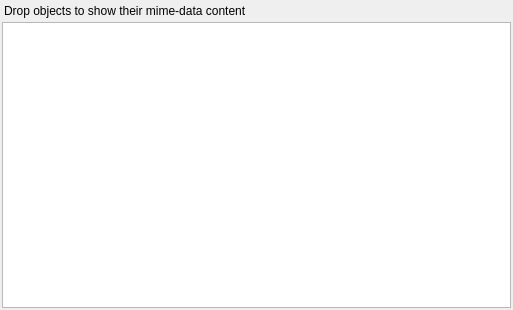
<?xml version="1.0" encoding="UTF-8"?>
<ui version="4.0">
 <class>Form</class>
 <widget class="QWidget" name="Form">
  <property name="geometry">
   <rect>
    <x>0</x>
    <y>0</y>
    <width>513</width>
    <height>310</height>
   </rect>
  </property>
  <property name="windowTitle">
   <string>Form</string>
  </property>
  <layout class="QVBoxLayout" name="verticalLayout">
   <property name="spacing">
    <number>2</number>
   </property>
   <property name="leftMargin">
    <number>2</number>
   </property>
   <property name="topMargin">
    <number>2</number>
   </property>
   <property name="rightMargin">
    <number>2</number>
   </property>
   <property name="bottomMargin">
    <number>2</number>
   </property>
   <item>
    <widget class="QFrame" name="btnBox">
     <property name="frameShape">
      <enum>QFrame::NoFrame</enum>
     </property>
     <property name="frameShadow">
      <enum>QFrame::Sunken</enum>
     </property>
     <layout class="QHBoxLayout" name="horizontalLayout">
      <property name="spacing">
       <number>0</number>
      </property>
      <property name="leftMargin">
       <number>2</number>
      </property>
      <property name="topMargin">
       <number>2</number>
      </property>
      <property name="rightMargin">
       <number>2</number>
      </property>
      <property name="bottomMargin">
       <number>2</number>
      </property>
      <item>
       <widget class="QLabel" name="label">
        <property name="text">
         <string>Drop objects to show their mime-data content</string>
        </property>
       </widget>
      </item>
     </layout>
    </widget>
   </item>
   <item>
    <widget class="MimeDataTextEdit" name="textEdit"/>
   </item>
  </layout>
 </widget>
 <customwidgets>
  <customwidget>
   <class>MimeDataTextEdit</class>
   <extends>QTextEdit</extends>
   <header>enmapbox.gui.dataviews.mimedatadock</header>
  </customwidget>
 </customwidgets>
 <resources>
  <include location="../../enmapboxresources.qrc"/>
 </resources>
 <connections/>
</ui>
